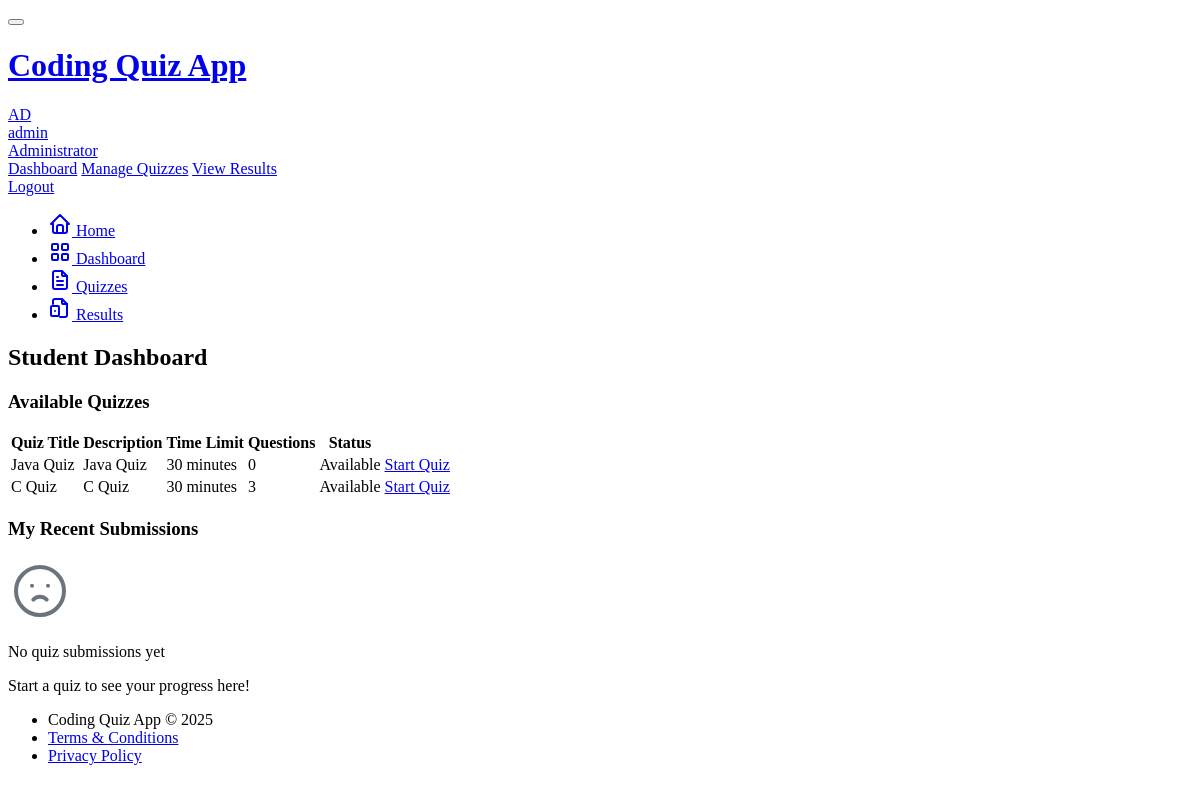
Before: /student/dashboard (signed in) with the older database file.
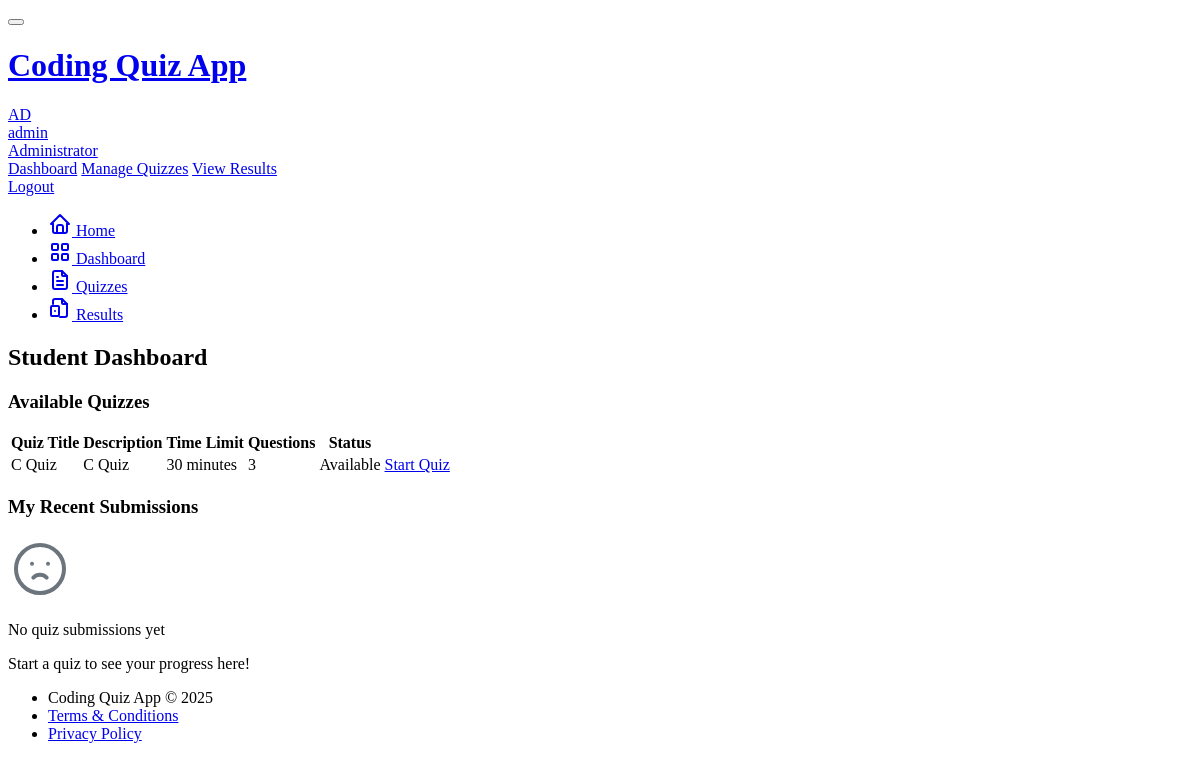
After: the same page with the newer database file.
### models.py (models this page shows, shortened)
class Quiz(db.Model):
    id = db.Column(db.Integer, primary_key=True)
    title = db.Column(db.String(100), nullable=False)
    description = db.Column(db.Text)
    is_active = db.Column(db.Boolean, default=True)
    time_limit = db.Column(db.Integer, default=30)  # minutes
    created_at = db.Column(db.DateTime, default=datetime.utcnow)
    updated_at = db.Column(db.DateTime, default=datetime.utcnow, onupdate=datetime.utcnow)
    author_id = db.Column(db.Integer, db.ForeignKey('user.id'))
    questions = db.relationship('Question', backref='quiz', lazy='dynamic', cascade='all, delete-orphan')
    submissions = db.relationship('Submission', backref='quiz', lazy='dynamic')

### app/routes/student.py (the view)
@student_bp.route('/dashboard')
@login_required
def dashboard():
    active_quizzes = Quiz.query.filter_by(is_active=True).all()
    my_submissions = Submission.query.filter_by(user_id=current_user.id).order_by(Submission.started_at.desc()).all()
    completed_quiz_ids = [s.quiz_id for s in my_submissions if s.is_completed]
    return render_template('student/dashboard.html',
                          active_quizzes=active_quizzes,
                          my_submissions=my_submissions,
                          completed_quiz_ids=completed_quiz_ids,
                          title='Student Dashboard')

### app/templates/student/dashboard.html (shortened to what the changed rows need)
{% extends "base.html" %}
{% block content %}
<div class="row row-cards">
    <div class="col-12">
        <div class="card">
            <div class="card-body">
                {% if active_quizzes %}
                <div class="table-responsive">
                    <table class="table table-vcenter card-table">
                        <thead>
                            <tr>
                                <th>Quiz Title</th>
                                <th>Description</th>
                                <th>Time Limit</th>
                                <th>Questions</th>
                                <th>Status</th>
                                <th class="w-1"></th>
                            </tr>
                        </thead>
                        <tbody>
                            {% for quiz in active_quizzes %}
                            <tr>
                                <td>{{ quiz.title }}</td>
                                <td class="text-muted">
                                    {{ quiz.description|truncate(100) if quiz.description else 'No description' }}
                                </td>
                                <td>{{ quiz.time_limit }} minutes</td>
                                <td>{{ quiz.questions.count() }}</td>
                                <td>
                                    {% if quiz.id in completed_quiz_ids %}
                                        <span class="badge bg-success">Completed</span>
                                    {% else %}
                                        <span class="badge bg-blue">Available</span>
                                    {% endif %}
                                </td>
                                <td>
                                    {% if quiz.id in completed_quiz_ids %}
                                        {% set submission = my_submissions|selectattr('quiz_id', 'equalto', quiz.id)|selectattr('is_completed', 'equalto', true)|first %}
                                        <a href="{{ url_for('student.view_submission', submission_id=submission.id) }}" class="btn btn-success btn-sm">
                                            View Results
                                        </a>
                                    {% else %}
                                    <a href="{{ url_for('student.start_quiz', quiz_id=quiz.id) }}" class="btn btn-primary btn-sm">
                                        Start Quiz
                                    </a>
                                    {% endif %}
                                </td>
                            </tr>
                            {% endfor %}
                        </tbody>
                    </table>
                </div>
                {% endif %}
            </div>
        </div>
    </div>
</div>
{% endblock %}

Changed rows visible on the page:
removed Quiz: title "Java Quiz", description "Java Quiz", time_limit "30", questions.count "0", shows "Available"
